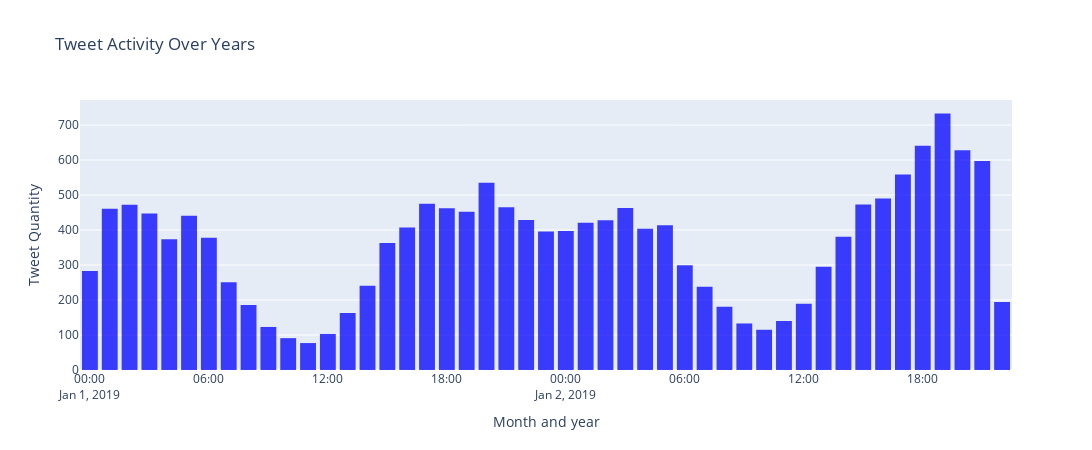

The code cell stored with this chart in its notebook:
### Markdown cell above
***Tweet Activity Over Years***

### Code cell
'''import plotly.plotly as py
import plotly.graph_objs as go
'''
tweets['Time'] = pd.to_datetime(tweets['Time'], format='%y-%m-%d %H:%M:%S')
tweetsT = tweets['Time']

trace = go.Histogram(
    x=tweetsT,
    marker=dict(
        color='blue'
    ),
    opacity=0.75
)

layout = go.Layout(
    title='Tweet Activity Over Years',
    height=450,
    width=1200,
    xaxis=dict(
        title='Month and year'
    ),
    yaxis=dict(
        title='Tweet Quantity'
    ),
    bargap=0.2,
)

data = [trace]

fig = go.Figure(data=data, layout=layout)
py.offline.iplot(fig)

### Figure 1 — Plotly figure (JSON) as saved in the notebook; plotly's stock layout.template omitted (floating-point values rounded to 4 significant figures; data arrays with more than 128 entries replaced by an {"elided": "..."} marker saying what was removed)
{"data": [{"marker": {"color": "blue"}, "opacity": 0.75, "type": "histogram", "x": {"elided": "16889 str values"}}], "layout": {"title": {"text": "Tweet Activity Over Years"}, "yaxis": {"title": {"text": "Tweet Quantity"}}, "height": 450, "width": 1200, "bargap": 0.2, "xaxis": {"title": {"text": "Month and year"}}}}
